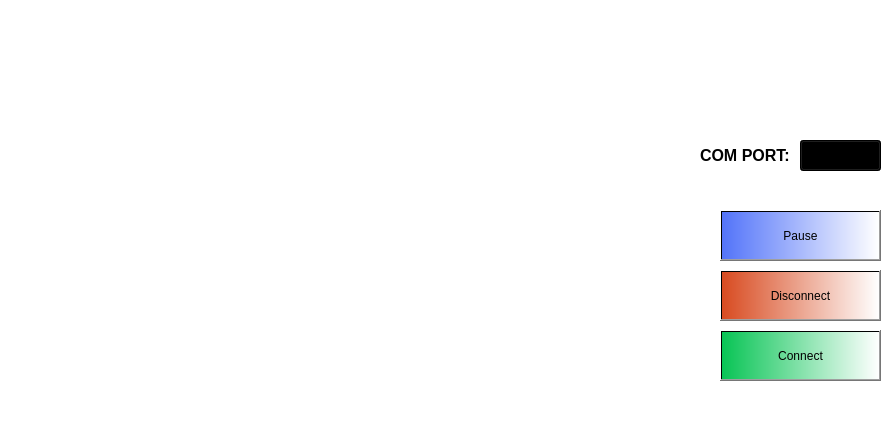
<?xml version="1.0" encoding="UTF-8"?>
<ui version="4.0">
 <class>MainWindow</class>
 <widget class="QMainWindow" name="MainWindow">
  <property name="geometry">
   <rect>
    <x>0</x>
    <y>0</y>
    <width>889</width>
    <height>427</height>
   </rect>
  </property>
  <property name="windowTitle">
   <string>MainWindow</string>
  </property>
  <property name="styleSheet">
   <string notr="true">background-color: rgb(255, 255, 255);</string>
  </property>
  <widget class="QWidget" name="App1_gui">
   <widget class="QLabel" name="label_2">
    <property name="geometry">
     <rect>
      <x>10</x>
      <y>-10</y>
      <width>901</width>
      <height>111</height>
     </rect>
    </property>
    <property name="text">
     <string>&lt;html&gt;&lt;head/&gt;&lt;body&gt;&lt;p&gt;&lt;img src=&quot;:/logo/ppg_edukit_logo_app1.PNG&quot;/&gt;&lt;/p&gt;&lt;/body&gt;&lt;/html&gt;</string>
    </property>
   </widget>
   <widget class="QPushButton" name="connectButton">
    <property name="geometry">
     <rect>
      <x>720</x>
      <y>330</y>
      <width>161</width>
      <height>51</height>
     </rect>
    </property>
    <property name="styleSheet">
     <string notr="true">font: 75 18pt &quot;Miriam Mono CLM&quot;;
background-color: qlineargradient(spread:pad, x1:0, y1:0, x2:1, y2:0, stop:0 rgba(8, 196, 85, 255), stop:1 rgba(255, 255, 255, 255));</string>
    </property>
    <property name="text">
     <string>Connect</string>
    </property>
   </widget>
   <widget class="QComboBox" name="comPort">
    <property name="geometry">
     <rect>
      <x>800</x>
      <y>140</y>
      <width>81</width>
      <height>31</height>
     </rect>
    </property>
    <property name="styleSheet">
     <string notr="true">font: 75 12pt &quot;Miriam Mono CLM&quot;;
background-color: qlineargradient(spread:pad, x1:0, y1:0, x2:1, y2:0, stop:0 rgba(200, 200,200, 255), stop:1 rgba(255, 255, 255, 255));</string>
    </property>
   </widget>
   <widget class="QLabel" name="label">
    <property name="geometry">
     <rect>
      <x>700</x>
      <y>140</y>
      <width>111</width>
      <height>31</height>
     </rect>
    </property>
    <property name="text">
     <string>&lt;html&gt;&lt;head/&gt;&lt;body&gt;&lt;p align=&quot;justify&quot;&gt;&lt;span style=&quot; font-size:12pt; font-weight:600;&quot;&gt;COM PORT: &lt;/span&gt;&lt;/p&gt;&lt;/body&gt;&lt;/html&gt;</string>
    </property>
   </widget>
   <widget class="CustomWidget" name="ppg_graph" native="true">
    <property name="geometry">
     <rect>
      <x>10</x>
      <y>120</y>
      <width>681</width>
      <height>281</height>
     </rect>
    </property>
    <property name="toolTip">
     <string extracomment="app_1"/>
    </property>
   </widget>
   <widget class="QPushButton" name="disconnectButton">
    <property name="geometry">
     <rect>
      <x>720</x>
      <y>270</y>
      <width>161</width>
      <height>51</height>
     </rect>
    </property>
    <property name="styleSheet">
     <string notr="true">font: 75 18pt &quot;Miriam Mono CLM&quot;;
background-color: qlineargradient(spread:pad, x1:0, y1:0, x2:1, y2:0, stop:0 rgba(216, 75, 33, 255), stop:1 rgba(255, 255, 255, 255));</string>
    </property>
    <property name="text">
     <string>Disconnect</string>
    </property>
   </widget>
   <widget class="QPushButton" name="pauseButton">
    <property name="geometry">
     <rect>
      <x>720</x>
      <y>210</y>
      <width>161</width>
      <height>51</height>
     </rect>
    </property>
    <property name="styleSheet">
     <string notr="true">font: 75 18pt &quot;Miriam Mono CLM&quot;;
background-color: qlineargradient(spread:pad, x1:0, y1:0, x2:1, y2:0, stop:0 rgba(83, 116, 249 , 255), stop:1 rgba(255, 255, 255, 255));</string>
    </property>
    <property name="text">
     <string>Pause</string>
    </property>
   </widget>
   <zorder>label_2</zorder>
   <zorder>connectButton</zorder>
   <zorder>label</zorder>
   <zorder>comPort</zorder>
   <zorder>ppg_graph</zorder>
   <zorder>disconnectButton</zorder>
   <zorder>pauseButton</zorder>
  </widget>
  <widget class="QMenuBar" name="menubar">
   <property name="geometry">
    <rect>
     <x>0</x>
     <y>0</y>
     <width>889</width>
     <height>21</height>
    </rect>
   </property>
  </widget>
  <widget class="QStatusBar" name="statusbar"/>
 </widget>
 <customwidgets>
  <customwidget>
   <class>CustomWidget</class>
   <extends>QWidget</extends>
   <header>Plotter</header>
   <container>1</container>
  </customwidget>
 </customwidgets>
 <resources>
  <include location="img/application_1.qrc"/>
 </resources>
 <connections/>
</ui>
